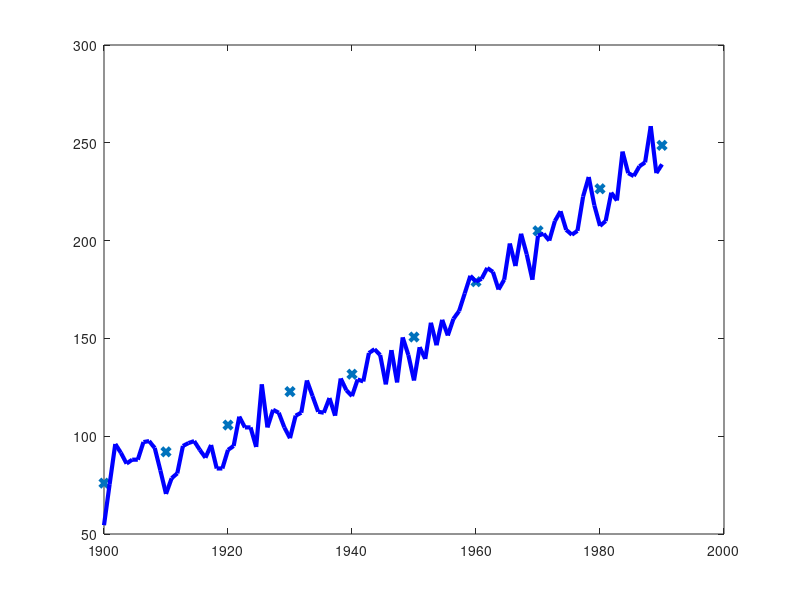

This chart was generated by the following MATLAB code: (Note: this script raises an error after producing the figure.)
clear
close all

n=10;
x = (1900 : 10 : 1990)';
y = [76 92 105.7 122.8 131.7 150.7 179 205 226.5 248.7]';

plot(x, y, 'x', 'LineWidth', 3);

hold on;

V = vander(x);
V=V(:,n:-1:1);
a = V\y;
z = linspace(1900, 1990, 100);
pz = polyval(a(n:-1:1), z);
plot(z,pz, 'b', 'LineWidth', 3);

pzz=interp_lagrange(x, y, z);
plot(z, pzz, 'g', 'LineWidth', 3);

